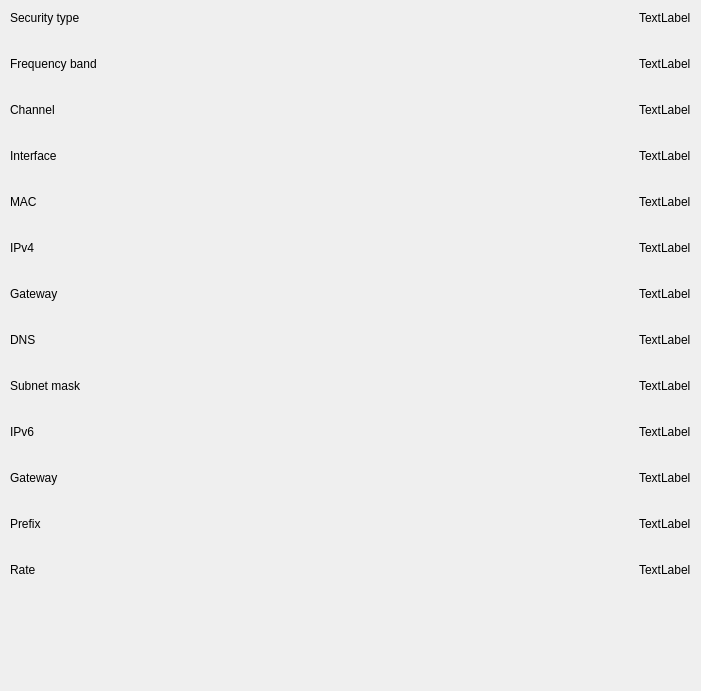
<?xml version="1.0" encoding="UTF-8"?>
<ui version="4.0">
 <class>ConnectionDetailsWidget</class>
 <widget class="QWidget" name="ConnectionDetailsWidget">
  <property name="geometry">
   <rect>
    <x>0</x>
    <y>0</y>
    <width>701</width>
    <height>691</height>
   </rect>
  </property>
  <property name="windowTitle">
   <string>ConnectionDetailsWidget</string>
  </property>
  <layout class="QVBoxLayout" name="verticalLayout_2">
   <property name="spacing">
    <number>10</number>
   </property>
   <property name="leftMargin">
    <number>0</number>
   </property>
   <property name="topMargin">
    <number>0</number>
   </property>
   <property name="rightMargin">
    <number>0</number>
   </property>
   <property name="bottomMargin">
    <number>0</number>
   </property>
   <item>
    <widget class="QWidget" name="wirelssSpecialWidget" native="true">
     <layout class="QVBoxLayout" name="verticalLayout">
      <property name="spacing">
       <number>10</number>
      </property>
      <property name="leftMargin">
       <number>0</number>
      </property>
      <property name="topMargin">
       <number>0</number>
      </property>
      <property name="rightMargin">
       <number>0</number>
      </property>
      <property name="bottomMargin">
       <number>0</number>
      </property>
      <item>
       <widget class="KiranFrame" name="securityTypeWidget" native="true">
        <property name="sizePolicy">
         <sizepolicy hsizetype="Preferred" vsizetype="Fixed">
          <horstretch>0</horstretch>
          <verstretch>0</verstretch>
         </sizepolicy>
        </property>
        <property name="minimumSize">
         <size>
          <width>0</width>
          <height>36</height>
         </size>
        </property>
        <property name="maximumSize">
         <size>
          <width>16777215</width>
          <height>36</height>
         </size>
        </property>
        <layout class="QHBoxLayout" name="horizontalLayout_2">
         <property name="spacing">
          <number>0</number>
         </property>
         <property name="leftMargin">
          <number>10</number>
         </property>
         <property name="topMargin">
          <number>0</number>
         </property>
         <property name="rightMargin">
          <number>10</number>
         </property>
         <property name="bottomMargin">
          <number>0</number>
         </property>
         <item>
          <widget class="QLabel" name="label_3">
           <property name="text">
            <string>Security type</string>
           </property>
          </widget>
         </item>
         <item>
          <spacer name="horizontalSpacer_2">
           <property name="orientation">
            <enum>Qt::Horizontal</enum>
           </property>
           <property name="sizeHint" stdset="0">
            <size>
             <width>181</width>
             <height>20</height>
            </size>
           </property>
          </spacer>
         </item>
         <item>
          <widget class="QLabel" name="securityType">
           <property name="text">
            <string>TextLabel</string>
           </property>
          </widget>
         </item>
        </layout>
       </widget>
      </item>
      <item>
       <widget class="KiranFrame" name="frequencyBandWidget" native="true">
        <property name="sizePolicy">
         <sizepolicy hsizetype="Preferred" vsizetype="Fixed">
          <horstretch>0</horstretch>
          <verstretch>0</verstretch>
         </sizepolicy>
        </property>
        <property name="minimumSize">
         <size>
          <width>0</width>
          <height>36</height>
         </size>
        </property>
        <property name="maximumSize">
         <size>
          <width>16777215</width>
          <height>36</height>
         </size>
        </property>
        <layout class="QHBoxLayout" name="horizontalLayout">
         <property name="spacing">
          <number>0</number>
         </property>
         <property name="leftMargin">
          <number>10</number>
         </property>
         <property name="topMargin">
          <number>0</number>
         </property>
         <property name="rightMargin">
          <number>10</number>
         </property>
         <property name="bottomMargin">
          <number>0</number>
         </property>
         <item>
          <widget class="QLabel" name="label">
           <property name="text">
            <string>Frequency band</string>
           </property>
          </widget>
         </item>
         <item>
          <spacer name="horizontalSpacer">
           <property name="orientation">
            <enum>Qt::Horizontal</enum>
           </property>
           <property name="sizeHint" stdset="0">
            <size>
             <width>181</width>
             <height>20</height>
            </size>
           </property>
          </spacer>
         </item>
         <item>
          <widget class="QLabel" name="frequencyBand">
           <property name="text">
            <string>TextLabel</string>
           </property>
          </widget>
         </item>
        </layout>
       </widget>
      </item>
      <item>
       <widget class="KiranFrame" name="channelWidget" native="true">
        <property name="sizePolicy">
         <sizepolicy hsizetype="Preferred" vsizetype="Fixed">
          <horstretch>0</horstretch>
          <verstretch>0</verstretch>
         </sizepolicy>
        </property>
        <property name="minimumSize">
         <size>
          <width>0</width>
          <height>36</height>
         </size>
        </property>
        <property name="maximumSize">
         <size>
          <width>16777215</width>
          <height>36</height>
         </size>
        </property>
        <layout class="QHBoxLayout" name="horizontalLayout_3">
         <property name="spacing">
          <number>0</number>
         </property>
         <property name="leftMargin">
          <number>10</number>
         </property>
         <property name="topMargin">
          <number>0</number>
         </property>
         <property name="rightMargin">
          <number>10</number>
         </property>
         <property name="bottomMargin">
          <number>0</number>
         </property>
         <item>
          <widget class="QLabel" name="label_5">
           <property name="text">
            <string>Channel</string>
           </property>
          </widget>
         </item>
         <item>
          <spacer name="horizontalSpacer_3">
           <property name="orientation">
            <enum>Qt::Horizontal</enum>
           </property>
           <property name="sizeHint" stdset="0">
            <size>
             <width>181</width>
             <height>20</height>
            </size>
           </property>
          </spacer>
         </item>
         <item>
          <widget class="QLabel" name="channel">
           <property name="text">
            <string>TextLabel</string>
           </property>
          </widget>
         </item>
        </layout>
       </widget>
      </item>
     </layout>
    </widget>
   </item>
   <item>
    <layout class="QVBoxLayout" name="verticalLayout_3">
     <property name="spacing">
      <number>10</number>
     </property>
     <item>
      <widget class="KiranFrame" name="InterfaceWidget" native="true">
       <property name="sizePolicy">
        <sizepolicy hsizetype="Preferred" vsizetype="Fixed">
         <horstretch>0</horstretch>
         <verstretch>0</verstretch>
        </sizepolicy>
       </property>
       <property name="minimumSize">
        <size>
         <width>0</width>
         <height>36</height>
        </size>
       </property>
       <property name="maximumSize">
        <size>
         <width>16777215</width>
         <height>36</height>
        </size>
       </property>
       <layout class="QHBoxLayout" name="horizontalLayout_4">
        <property name="spacing">
         <number>0</number>
        </property>
        <property name="leftMargin">
         <number>10</number>
        </property>
        <property name="topMargin">
         <number>0</number>
        </property>
        <property name="rightMargin">
         <number>10</number>
        </property>
        <property name="bottomMargin">
         <number>0</number>
        </property>
        <item>
         <widget class="QLabel" name="label_7">
          <property name="text">
           <string>Interface</string>
          </property>
         </widget>
        </item>
        <item>
         <spacer name="horizontalSpacer_4">
          <property name="orientation">
           <enum>Qt::Horizontal</enum>
          </property>
          <property name="sizeHint" stdset="0">
           <size>
            <width>181</width>
            <height>20</height>
           </size>
          </property>
         </spacer>
        </item>
        <item>
         <widget class="QLabel" name="networkInterface">
          <property name="text">
           <string>TextLabel</string>
          </property>
         </widget>
        </item>
       </layout>
      </widget>
     </item>
     <item>
      <widget class="KiranFrame" name="macWidget" native="true">
       <property name="sizePolicy">
        <sizepolicy hsizetype="Preferred" vsizetype="Fixed">
         <horstretch>0</horstretch>
         <verstretch>0</verstretch>
        </sizepolicy>
       </property>
       <property name="minimumSize">
        <size>
         <width>0</width>
         <height>36</height>
        </size>
       </property>
       <property name="maximumSize">
        <size>
         <width>16777215</width>
         <height>36</height>
        </size>
       </property>
       <layout class="QHBoxLayout" name="horizontalLayout_5">
        <property name="spacing">
         <number>0</number>
        </property>
        <property name="leftMargin">
         <number>10</number>
        </property>
        <property name="topMargin">
         <number>0</number>
        </property>
        <property name="rightMargin">
         <number>10</number>
        </property>
        <property name="bottomMargin">
         <number>0</number>
        </property>
        <item>
         <widget class="QLabel" name="label_2">
          <property name="text">
           <string>MAC</string>
          </property>
         </widget>
        </item>
        <item>
         <spacer name="horizontalSpacer_5">
          <property name="orientation">
           <enum>Qt::Horizontal</enum>
          </property>
          <property name="sizeHint" stdset="0">
           <size>
            <width>181</width>
            <height>20</height>
           </size>
          </property>
         </spacer>
        </item>
        <item>
         <widget class="QLabel" name="mac">
          <property name="text">
           <string>TextLabel</string>
          </property>
         </widget>
        </item>
       </layout>
      </widget>
     </item>
     <item>
      <widget class="KiranFrame" name="ipv4Widget" native="true">
       <property name="sizePolicy">
        <sizepolicy hsizetype="Preferred" vsizetype="Fixed">
         <horstretch>0</horstretch>
         <verstretch>0</verstretch>
        </sizepolicy>
       </property>
       <property name="minimumSize">
        <size>
         <width>0</width>
         <height>36</height>
        </size>
       </property>
       <property name="maximumSize">
        <size>
         <width>16777215</width>
         <height>36</height>
        </size>
       </property>
       <layout class="QHBoxLayout" name="horizontalLayout_6">
        <property name="spacing">
         <number>0</number>
        </property>
        <property name="leftMargin">
         <number>10</number>
        </property>
        <property name="topMargin">
         <number>0</number>
        </property>
        <property name="rightMargin">
         <number>10</number>
        </property>
        <property name="bottomMargin">
         <number>0</number>
        </property>
        <item>
         <widget class="QLabel" name="label_11">
          <property name="text">
           <string>IPv4</string>
          </property>
         </widget>
        </item>
        <item>
         <spacer name="horizontalSpacer_6">
          <property name="orientation">
           <enum>Qt::Horizontal</enum>
          </property>
          <property name="sizeHint" stdset="0">
           <size>
            <width>181</width>
            <height>20</height>
           </size>
          </property>
         </spacer>
        </item>
        <item>
         <widget class="KiranLabel" name="ipv4">
          <property name="text">
           <string>TextLabel</string>
          </property>
         </widget>
        </item>
       </layout>
      </widget>
     </item>
     <item>
      <widget class="KiranFrame" name="gatewayWidget" native="true">
       <property name="sizePolicy">
        <sizepolicy hsizetype="Preferred" vsizetype="Fixed">
         <horstretch>0</horstretch>
         <verstretch>0</verstretch>
        </sizepolicy>
       </property>
       <property name="minimumSize">
        <size>
         <width>0</width>
         <height>36</height>
        </size>
       </property>
       <property name="maximumSize">
        <size>
         <width>16777215</width>
         <height>36</height>
        </size>
       </property>
       <layout class="QHBoxLayout" name="horizontalLayout_7">
        <property name="spacing">
         <number>0</number>
        </property>
        <property name="leftMargin">
         <number>10</number>
        </property>
        <property name="topMargin">
         <number>0</number>
        </property>
        <property name="rightMargin">
         <number>10</number>
        </property>
        <property name="bottomMargin">
         <number>0</number>
        </property>
        <item>
         <widget class="QLabel" name="label_13">
          <property name="text">
           <string>Gateway</string>
          </property>
         </widget>
        </item>
        <item>
         <spacer name="horizontalSpacer_7">
          <property name="orientation">
           <enum>Qt::Horizontal</enum>
          </property>
          <property name="sizeHint" stdset="0">
           <size>
            <width>181</width>
            <height>20</height>
           </size>
          </property>
         </spacer>
        </item>
        <item>
         <widget class="QLabel" name="ipv4Gateway">
          <property name="text">
           <string>TextLabel</string>
          </property>
         </widget>
        </item>
       </layout>
      </widget>
     </item>
     <item>
      <widget class="KiranFrame" name="DNSWidget" native="true">
       <property name="sizePolicy">
        <sizepolicy hsizetype="Preferred" vsizetype="Fixed">
         <horstretch>0</horstretch>
         <verstretch>0</verstretch>
        </sizepolicy>
       </property>
       <property name="minimumSize">
        <size>
         <width>0</width>
         <height>36</height>
        </size>
       </property>
       <property name="maximumSize">
        <size>
         <width>16777215</width>
         <height>36</height>
        </size>
       </property>
       <layout class="QHBoxLayout" name="horizontalLayout_8">
        <property name="spacing">
         <number>0</number>
        </property>
        <property name="leftMargin">
         <number>10</number>
        </property>
        <property name="topMargin">
         <number>0</number>
        </property>
        <property name="rightMargin">
         <number>10</number>
        </property>
        <property name="bottomMargin">
         <number>0</number>
        </property>
        <item>
         <widget class="QLabel" name="label_15">
          <property name="text">
           <string>DNS</string>
          </property>
         </widget>
        </item>
        <item>
         <spacer name="horizontalSpacer_8">
          <property name="orientation">
           <enum>Qt::Horizontal</enum>
          </property>
          <property name="sizeHint" stdset="0">
           <size>
            <width>181</width>
            <height>20</height>
           </size>
          </property>
         </spacer>
        </item>
        <item>
         <widget class="QLabel" name="DNS">
          <property name="text">
           <string>TextLabel</string>
          </property>
         </widget>
        </item>
       </layout>
      </widget>
     </item>
     <item>
      <widget class="KiranFrame" name="subnetMaskWidget" native="true">
       <property name="sizePolicy">
        <sizepolicy hsizetype="Preferred" vsizetype="Fixed">
         <horstretch>0</horstretch>
         <verstretch>0</verstretch>
        </sizepolicy>
       </property>
       <property name="minimumSize">
        <size>
         <width>0</width>
         <height>36</height>
        </size>
       </property>
       <property name="maximumSize">
        <size>
         <width>16777215</width>
         <height>36</height>
        </size>
       </property>
       <layout class="QHBoxLayout" name="horizontalLayout_9">
        <property name="spacing">
         <number>0</number>
        </property>
        <property name="leftMargin">
         <number>10</number>
        </property>
        <property name="topMargin">
         <number>0</number>
        </property>
        <property name="rightMargin">
         <number>10</number>
        </property>
        <property name="bottomMargin">
         <number>0</number>
        </property>
        <item>
         <widget class="QLabel" name="label_17">
          <property name="text">
           <string>Subnet mask</string>
          </property>
         </widget>
        </item>
        <item>
         <spacer name="horizontalSpacer_9">
          <property name="orientation">
           <enum>Qt::Horizontal</enum>
          </property>
          <property name="sizeHint" stdset="0">
           <size>
            <width>181</width>
            <height>20</height>
           </size>
          </property>
         </spacer>
        </item>
        <item>
         <widget class="QLabel" name="subnetMask">
          <property name="text">
           <string>TextLabel</string>
          </property>
         </widget>
        </item>
       </layout>
      </widget>
     </item>
     <item>
      <widget class="KiranFrame" name="ipv6Widget" native="true">
       <property name="sizePolicy">
        <sizepolicy hsizetype="Preferred" vsizetype="Fixed">
         <horstretch>0</horstretch>
         <verstretch>0</verstretch>
        </sizepolicy>
       </property>
       <property name="minimumSize">
        <size>
         <width>0</width>
         <height>36</height>
        </size>
       </property>
       <property name="maximumSize">
        <size>
         <width>16777215</width>
         <height>36</height>
        </size>
       </property>
       <layout class="QHBoxLayout" name="horizontalLayout_10">
        <property name="spacing">
         <number>0</number>
        </property>
        <property name="leftMargin">
         <number>10</number>
        </property>
        <property name="topMargin">
         <number>0</number>
        </property>
        <property name="rightMargin">
         <number>10</number>
        </property>
        <property name="bottomMargin">
         <number>0</number>
        </property>
        <item>
         <widget class="QLabel" name="label_19">
          <property name="text">
           <string>IPv6</string>
          </property>
         </widget>
        </item>
        <item>
         <spacer name="horizontalSpacer_10">
          <property name="orientation">
           <enum>Qt::Horizontal</enum>
          </property>
          <property name="sizeHint" stdset="0">
           <size>
            <width>181</width>
            <height>20</height>
           </size>
          </property>
         </spacer>
        </item>
        <item>
         <widget class="KiranLabel" name="ipv6">
          <property name="text">
           <string>TextLabel</string>
          </property>
         </widget>
        </item>
       </layout>
      </widget>
     </item>
     <item>
      <widget class="KiranFrame" name="ipv6GatewayWidget" native="true">
       <property name="sizePolicy">
        <sizepolicy hsizetype="Preferred" vsizetype="Fixed">
         <horstretch>0</horstretch>
         <verstretch>0</verstretch>
        </sizepolicy>
       </property>
       <property name="minimumSize">
        <size>
         <width>0</width>
         <height>36</height>
        </size>
       </property>
       <property name="maximumSize">
        <size>
         <width>16777215</width>
         <height>36</height>
        </size>
       </property>
       <layout class="QHBoxLayout" name="horizontalLayout_13">
        <property name="spacing">
         <number>0</number>
        </property>
        <property name="leftMargin">
         <number>10</number>
        </property>
        <property name="topMargin">
         <number>0</number>
        </property>
        <property name="rightMargin">
         <number>10</number>
        </property>
        <property name="bottomMargin">
         <number>0</number>
        </property>
        <item>
         <widget class="QLabel" name="label_14">
          <property name="text">
           <string>Gateway</string>
          </property>
         </widget>
        </item>
        <item>
         <spacer name="horizontalSpacer_13">
          <property name="orientation">
           <enum>Qt::Horizontal</enum>
          </property>
          <property name="sizeHint" stdset="0">
           <size>
            <width>181</width>
            <height>20</height>
           </size>
          </property>
         </spacer>
        </item>
        <item>
         <widget class="QLabel" name="ipv6Gateway">
          <property name="text">
           <string>TextLabel</string>
          </property>
         </widget>
        </item>
       </layout>
      </widget>
     </item>
     <item>
      <widget class="KiranFrame" name="prefixWidget" native="true">
       <property name="sizePolicy">
        <sizepolicy hsizetype="Preferred" vsizetype="Fixed">
         <horstretch>0</horstretch>
         <verstretch>0</verstretch>
        </sizepolicy>
       </property>
       <property name="minimumSize">
        <size>
         <width>0</width>
         <height>36</height>
        </size>
       </property>
       <property name="maximumSize">
        <size>
         <width>16777215</width>
         <height>36</height>
        </size>
       </property>
       <layout class="QHBoxLayout" name="horizontalLayout_12">
        <property name="spacing">
         <number>0</number>
        </property>
        <property name="leftMargin">
         <number>10</number>
        </property>
        <property name="topMargin">
         <number>0</number>
        </property>
        <property name="rightMargin">
         <number>10</number>
        </property>
        <property name="bottomMargin">
         <number>0</number>
        </property>
        <item>
         <widget class="QLabel" name="label_23">
          <property name="text">
           <string>Prefix</string>
          </property>
         </widget>
        </item>
        <item>
         <spacer name="horizontalSpacer_12">
          <property name="orientation">
           <enum>Qt::Horizontal</enum>
          </property>
          <property name="sizeHint" stdset="0">
           <size>
            <width>181</width>
            <height>20</height>
           </size>
          </property>
         </spacer>
        </item>
        <item>
         <widget class="QLabel" name="prefix">
          <property name="text">
           <string>TextLabel</string>
          </property>
         </widget>
        </item>
       </layout>
      </widget>
     </item>
     <item>
      <widget class="KiranFrame" name="rateWidget" native="true">
       <property name="sizePolicy">
        <sizepolicy hsizetype="Preferred" vsizetype="Fixed">
         <horstretch>0</horstretch>
         <verstretch>0</verstretch>
        </sizepolicy>
       </property>
       <property name="minimumSize">
        <size>
         <width>0</width>
         <height>36</height>
        </size>
       </property>
       <property name="maximumSize">
        <size>
         <width>16777215</width>
         <height>36</height>
        </size>
       </property>
       <layout class="QHBoxLayout" name="horizontalLayout_11">
        <property name="spacing">
         <number>0</number>
        </property>
        <property name="leftMargin">
         <number>10</number>
        </property>
        <property name="topMargin">
         <number>0</number>
        </property>
        <property name="rightMargin">
         <number>10</number>
        </property>
        <property name="bottomMargin">
         <number>0</number>
        </property>
        <item>
         <widget class="QLabel" name="label_21">
          <property name="text">
           <string>Rate</string>
          </property>
         </widget>
        </item>
        <item>
         <spacer name="horizontalSpacer_11">
          <property name="orientation">
           <enum>Qt::Horizontal</enum>
          </property>
          <property name="sizeHint" stdset="0">
           <size>
            <width>181</width>
            <height>20</height>
           </size>
          </property>
         </spacer>
        </item>
        <item>
         <widget class="QLabel" name="rate">
          <property name="text">
           <string>TextLabel</string>
          </property>
         </widget>
        </item>
       </layout>
      </widget>
     </item>
    </layout>
   </item>
   <item>
    <spacer name="verticalSpacer">
     <property name="orientation">
      <enum>Qt::Vertical</enum>
     </property>
     <property name="sizeHint" stdset="0">
      <size>
       <width>20</width>
       <height>88</height>
      </size>
     </property>
    </spacer>
   </item>
  </layout>
 </widget>
 <customwidgets>
  <customwidget>
   <class>KiranFrame</class>
   <extends>QWidget</extends>
   <header location="global">kiran-frame/kiran-frame.h</header>
   <container>1</container>
  </customwidget>
  <customwidget>
   <class>KiranLabel</class>
   <extends>QLabel</extends>
   <header>kiran-label.h</header>
  </customwidget>
 </customwidgets>
 <resources/>
 <connections/>
</ui>
